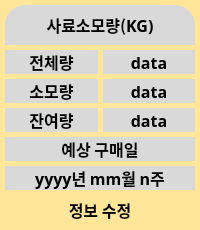
           <widget class="QFrame" name="foodData">
            <property name="sizePolicy">
             <sizepolicy hsizetype="Preferred" vsizetype="Preferred">
              <horstretch>0</horstretch>
              <verstretch>0</verstretch>
             </sizepolicy>
            </property>
            <property name="minimumSize">
             <size>
              <width>100</width>
              <height>100</height>
             </size>
            </property>
            <property name="baseSize">
             <size>
              <width>0</width>
              <height>0</height>
             </size>
            </property>
            <property name="font">
             <font>
              <family>나눔고딕</family>
              <pointsize>12</pointsize>
              <weight>75</weight>
              <bold>true</bold>
             </font>
            </property>
            <property name="styleSheet">
             <string notr="true">background-color: rgb(255, 230, 153);
border-radius: 30px;</string>
            </property>
            <property name="frameShape">
             <enum>QFrame::StyledPanel</enum>
            </property>
            <property name="frameShadow">
             <enum>QFrame::Raised</enum>
            </property>
            <layout class="QGridLayout" name="gridLayout_4">
             <property name="leftMargin">
              <number>5</number>
             </property>
             <property name="topMargin">
              <number>5</number>
             </property>
             <property name="rightMargin">
              <number>5</number>
             </property>
             <property name="bottomMargin">
              <number>5</number>
             </property>
             <property name="spacing">
              <number>5</number>
             </property>
             <item row="6" column="0" colspan="2">
              <widget class="QLabel" name="purchaseDay">
               <property name="font">
                <font>
                 <family>나눔고딕</family>
                 <pointsize>12</pointsize>
                 <weight>75</weight>
                 <bold>true</bold>
                </font>
               </property>
               <property name="styleSheet">
                <string notr="true">background-color: rgb(217, 217, 217);
border-radius: 0px;</string>
               </property>
               <property name="text">
                <string>예상 구매일</string>
               </property>
               <property name="alignment">
                <set>Qt::AlignCenter</set>
               </property>
              </widget>
             </item>
             <item row="3" column="0">
              <widget class="QLabel" name="eatFood">
               <property name="font">
                <font>
                 <family>나눔고딕</family>
                 <pointsize>12</pointsize>
                 <weight>75</weight>
                 <bold>true</bold>
                </font>
               </property>
               <property name="styleSheet">
                <string notr="true">background-color: rgb(217, 217, 217);
border-radius: 0px;</string>
               </property>
               <property name="text">
                <string>소모량</string>
               </property>
               <property name="alignment">
                <set>Qt::AlignCenter</set>
               </property>
              </widget>
             </item>
             <item row="3" column="1">
              <widget class="QLabel" name="eatFoodData">
               <property name="font">
                <font>
                 <family>나눔고딕</family>
                 <pointsize>12</pointsize>
                 <weight>75</weight>
                 <bold>true</bold>
                </font>
               </property>
               <property name="styleSheet">
                <string notr="true">background-color: rgb(217, 217, 217);
border-radius: 0px;</string>
               </property>
               <property name="text">
                <string>data</string>
               </property>
               <property name="alignment">
                <set>Qt::AlignCenter</set>
               </property>
              </widget>
             </item>
             <item row="0" column="0" colspan="2">
              <widget class="QLabel" name="foodTitle">
               <property name="sizePolicy">
                <sizepolicy hsizetype="Preferred" vsizetype="Fixed">
                 <horstretch>0</horstretch>
                 <verstretch>0</verstretch>
                </sizepolicy>
               </property>
               <property name="minimumSize">
                <size>
                 <width>0</width>
                 <height>40</height>
                </size>
               </property>
               <property name="font">
                <font>
                 <family>나눔고딕</family>
                 <pointsize>12</pointsize>
                 <weight>75</weight>
                 <bold>true</bold>
                </font>
               </property>
               <property name="styleSheet">
                <string notr="true">background-color: rgb(217, 217, 217);
border-bottom-right-radius: 0px;
border-bottom-left-radius: 0px;
border-top-right-radius: 20px;
border-top-left-radius: 20px;</string>
               </property>
               <property name="text">
                <string>사료소모량(KG)</string>
               </property>
               <property name="alignment">
                <set>Qt::AlignCenter</set>
               </property>
              </widget>
             </item>
             <item row="9" column="0" colspan="2">
              <widget class="QLabel" name="purchaseDayData">
               <property name="font">
                <font>
                 <family>나눔고딕</family>
                 <pointsize>12</pointsize>
                 <weight>75</weight>
                 <bold>true</bold>
                </font>
               </property>
               <property name="styleSheet">
                <string notr="true">background-color: rgb(217, 217, 217);
border-radius: 0px;</string>
               </property>
               <property name="text">
                <string>yyyy년 mm월 n주</string>
               </property>
               <property name="alignment">
                <set>Qt::AlignCenter</set>
               </property>
              </widget>
             </item>
             <item row="1" column="0">
              <widget class="QLabel" name="wholeFood">
               <property name="font">
                <font>
                 <family>나눔고딕</family>
                 <pointsize>12</pointsize>
                 <weight>75</weight>
                 <bold>true</bold>
                </font>
               </property>
               <property name="styleSheet">
                <string notr="true">background-color: rgb(217, 217, 217);
border-radius: 0px;</string>
               </property>
               <property name="text">
                <string>전체량</string>
               </property>
               <property name="alignment">
                <set>Qt::AlignCenter</set>
               </property>
              </widget>
             </item>
             <item row="1" column="1">
              <widget class="QLabel" name="wholeFoodData">
               <property name="font">
                <font>
                 <family>나눔고딕</family>
                 <pointsize>12</pointsize>
                 <weight>75</weight>
                 <bold>true</bold>
                </font>
               </property>
               <property name="styleSheet">
                <string notr="true">background-color: rgb(217, 217, 217);
border-radius: 0px;</string>
               </property>
               <property name="text">
                <string>data</string>
               </property>
               <property name="alignment">
                <set>Qt::AlignCenter</set>
               </property>
              </widget>
             </item>
             <item row="5" column="0">
              <widget class="QLabel" name="leftFood">
               <property name="font">
                <font>
                 <family>나눔고딕</family>
                 <pointsize>12</pointsize>
                 <weight>75</weight>
                 <bold>true</bold>
                </font>
               </property>
               <property name="styleSheet">
                <string notr="true">background-color: rgb(217, 217, 217);
border-radius: 0px;</string>
               </property>
               <property name="text">
                <string>잔여량</string>
               </property>
               <property name="alignment">
                <set>Qt::AlignCenter</set>
               </property>
              </widget>
             </item>
             <item row="5" column="1">
              <widget class="QLabel" name="leftFoodData">
               <property name="font">
                <font>
                 <family>나눔고딕</family>
                 <pointsize>12</pointsize>
                 <weight>75</weight>
                 <bold>true</bold>
                </font>
               </property>
               <property name="styleSheet">
                <string notr="true">background-color: rgb(217, 217, 217);
border-radius: 0px;</string>
               </property>
               <property name="text">
                <string>data</string>
               </property>
               <property name="alignment">
                <set>Qt::AlignCenter</set>
               </property>
              </widget>
             </item>
             <item row="10" column="0" colspan="2">
              <widget class="QPushButton" name="editFood">
               <property name="minimumSize">
                <size>
                 <width>0</width>
                 <height>30</height>
                </size>
               </property>
               <property name="maximumSize">
                <size>
                 <width>16777215</width>
                 <height>30</height>
                </size>
               </property>
               <property name="font">
                <font>
                 <family>나눔고딕</family>
                 <pointsize>12</pointsize>
                 <weight>75</weight>
                 <bold>true</bold>
                </font>
               </property>
               <property name="styleSheet">
                <string notr="true">QPushButton{
background-color: rgb(255, 230, 153);
border-radius: 15px;
}
QPushButton:hover{
background-color: rgb(197, 197, 197);
border-radius: 15px;
}</string>
               </property>
               <property name="text">
                <string>정보 수정</string>
               </property>
              </widget>
             </item>
            </layout>
           </widget>
